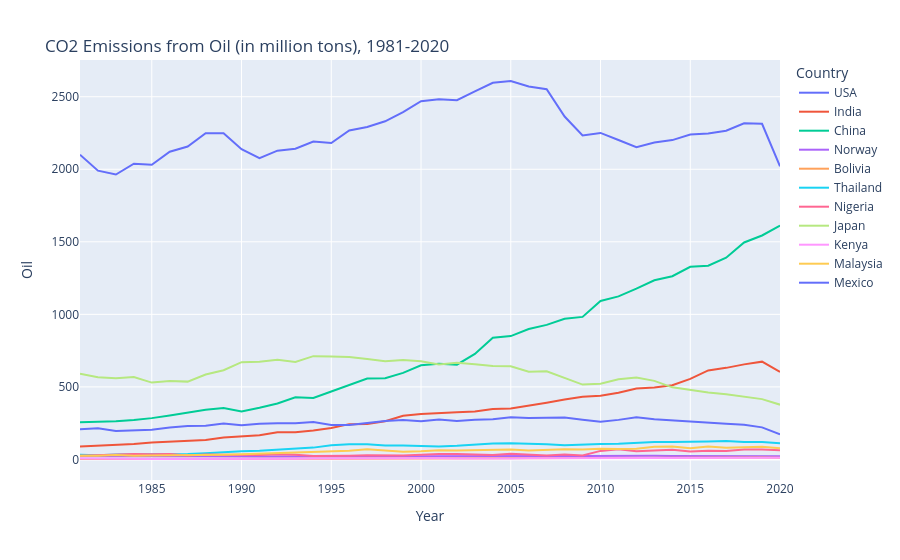

Here is the notebook cell this chart was saved with:
### Code cell
fig=px.line(data_subset, x='Year', y='Oil', color='Country')

fig.update_layout(
    title_text='<br>CO2 Emissions from Oil (in million tons), 1981-2020',
    annotations = [dict(
        x=0.5,
        y=-0.3,    
        xref='paper',
        yref='paper',
        text='',
        showarrow = False
    )]
)

fig.show()

### Figure 1 — Plotly figure (JSON) as saved in the notebook; plotly's stock layout.template omitted (floating-point values rounded to 4 significant figures)
{"data": [{"hovertemplate": "Country=USA<br>Year=%{x}<br>Oil=%{y}<extra></extra>", "legendgroup": "USA", "line": {"color": "#636efa", "dash": "solid"}, "marker": {"symbol": "circle"}, "mode": "lines", "name": "USA", "orientation": "v", "showlegend": true, "type": "scatter", "x": [1981, 1982, 1983, 1984, 1985, 1986, 1987, 1988, 1989, 1990, 1991, 1992, 1993, 1994, 1995, 1996, 1997, 1998, 1999, 2000, 2001, 2002, 2003, 2004, 2005, 2006, 2007, 2008, 2009, 2010, 2011, 2012, 2013, 2014, 2015, 2016, 2017, 2018, 2019, 2020], "xaxis": "x", "y": [2100.0, 1990.0, 1964.0, 2039.0, 2031.0, 2121.0, 2156.0, 2249.0, 2249.0, 2138.0, 2076.0, 2128.0, 2141.0, 2191.0, 2181.0, 2268.0, 2291.0, 2331.0, 2394.0, 2469.0, 2482.0, 2477.0, 2537.0, 2596.0, 2608.0, 2571.0, 2552.0, 2364.0, 2233.0, 2251.0, 2202.0, 2152.0, 2184.0, 2201.0, 2239.0, 2247.0, 2265.0, 2317.0, 2313.0, 2021.0], "yaxis": "y"}, {"hovertemplate": "Country=India<br>Year=%{x}<br>Oil=%{y}<extra></extra>", "legendgroup": "India", "line": {"color": "#EF553B", "dash": "solid"}, "marker": {"symbol": "circle"}, "mode": "lines", "name": "India", "orientation": "v", "showlegend": true, "type": "scatter", "x": [1981, 1982, 1983, 1984, 1985, 1986, 1987, 1988, 1989, 1990, 1991, 1992, 1993, 1994, 1995, 1996, 1997, 1998, 1999, 2000, 2001, 2002, 2003, 2004, 2005, 2006, 2007, 2008, 2009, 2010, 2011, 2012, 2013, 2014, 2015, 2016, 2017, 2018, 2019, 2020], "xaxis": "x", "y": [89.71, 94.41, 99.17, 106.1, 116.8, 121.9, 127.7, 133.6, 150.7, 158.2, 166.4, 188.1, 186.9, 199.0, 216.3, 243.2, 244.2, 262.9, 300.5, 312.3, 316.1, 324.6, 329.9, 347.5, 351.6, 368.9, 391.0, 412.3, 431.6, 438.4, 458.9, 488.6, 495.6, 511.2, 554.8, 613.2, 631.1, 655.2, 674.0, 602.7], "yaxis": "y"}, {"hovertemplate": "Country=China<br>Year=%{x}<br>Oil=%{y}<extra></extra>", "legendgroup": "China", "line": {"color": "#00cc96", "dash": "solid"}, "marker": {"symbol": "circle"}, "mode": "lines", "name": "China", "orientation": "v", "showlegend": true, "type": "scatter", "x": [1981, 1982, 1983, 1984, 1985, 1986, 1987, 1988, 1989, 1990, 1991, 1992, 1993, 1994, 1995, 1996, 1997, 1998, 1999, 2000, 2001, 2002, 2003, 2004, 2005, 2006, 2007, 2008, 2009, 2010, 2011, 2012, 2013, 2014, 2015, 2016, 2017, 2018, 2019, 2020], "xaxis": "x", "y": [256.4, 257.8, 263.8, 271.5, 284.6, 303.1, 321.5, 343.1, 354.4, 330.3, 356.0, 385.8, 428.5, 423.7, 468.2, 510.6, 558.0, 559.3, 596.8, 648.7, 659.3, 653.1, 727.1, 839.1, 850.2, 898.5, 927.4, 970.1, 982.3, 1093.0, 1124.0, 1177.0, 1235.0, 1263.0, 1328.0, 1335.0, 1391.0, 1495.0, 1544.0, 1612.0], "yaxis": "y"}, {"hovertemplate": "Country=Norway<br>Year=%{x}<br>Oil=%{y}<extra></extra>", "legendgroup": "Norway", "line": {"color": "#ab63fa", "dash": "solid"}, "marker": {"symbol": "circle"}, "mode": "lines", "name": "Norway", "orientation": "v", "showlegend": true, "type": "scatter", "x": [1981, 1982, 1983, 1984, 1985, 1986, 1987, 1988, 1989, 1990, 1991, 1992, 1993, 1994, 1995, 1996, 1997, 1998, 1999, 2000, 2001, 2002, 2003, 2004, 2005, 2006, 2007, 2008, 2009, 2010, 2011, 2012, 2013, 2014, 2015, 2016, 2017, 2018, 2019, 2020], "xaxis": "x", "y": [21.95, 21.13, 21.67, 22.76, 21.54, 22.93, 21.51, 22.04, 20.19, 20.42, 19.69, 19.99, 20.41, 21.16, 21.63, 23.72, 23.35, 23.73, 24.32, 22.15, 23.09, 23.06, 24.04, 23.75, 23.44, 24.55, 24.42, 23.83, 23.19, 24.55, 24.14, 23.9, 24.44, 24.24, 23.91, 23.48, 22.73, 23.29, 22.29, 21.11], "yaxis": "y"}, {"hovertemplate": "Country=Bolivia<br>Year=%{x}<br>Oil=%{y}<extra></extra>", "legendgroup": "Bolivia", "line": {"color": "#FFA15A", "dash": "solid"}, "marker": {"symbol": "circle"}, "mode": "lines", "name": "Bolivia", "orientation": "v", "showlegend": true, "type": "scatter", "x": [1981, 1982, 1983, 1984, 1985, 1986, 1987, 1988, 1989, 1990, 1991, 1992, 1993, 1994, 1995, 1996, 1997, 1998, 1999, 2000, 2001, 2002, 2003, 2004, 2005, 2006, 2007, 2008, 2009, 2010, 2011, 2012, 2013, 2014, 2015, 2016, 2017, 2018, 2019, 2020], "xaxis": "x", "y": [3.565, 3.211, 3.166, 3.084, 3.125, 2.876, 2.939, 2.95, 3.056, 3.265, 3.283, 3.408, 3.697, 4.175, 5.023, 5.474, 5.789, 6.595, 6.035, 4.946, 5.078, 4.932, 6.057, 6.097, 6.614, 6.484, 7.178, 7.542, 7.669, 8.156, 8.953, 9.548, 10.35, 11.06, 11.53, 12.04, 12.75, 12.89, 12.92, 11.4], "yaxis": "y"}, {"hovertemplate": "Country=Thailand<br>Year=%{x}<br>Oil=%{y}<extra></extra>", "legendgroup": "Thailand", "line": {"color": "#19d3f3", "dash": "solid"}, "marker": {"symbol": "circle"}, "mode": "lines", "name": "Thailand", "orientation": "v", "showlegend": true, "type": "scatter", "x": [1981, 1982, 1983, 1984, 1985, 1986, 1987, 1988, 1989, 1990, 1991, 1992, 1993, 1994, 1995, 1996, 1997, 1998, 1999, 2000, 2001, 2002, 2003, 2004, 2005, 2006, 2007, 2008, 2009, 2010, 2011, 2012, 2013, 2014, 2015, 2016, 2017, 2018, 2019, 2020], "xaxis": "x", "y": [32.49, 29.56, 33.4, 34.61, 33.03, 34.2, 38.05, 42.63, 51.16, 55.53, 59.65, 65.21, 74.69, 81.3, 97.13, 104.8, 104.8, 95.32, 95.52, 92.42, 88.7, 93.74, 101.4, 109.9, 111.8, 109.7, 105.3, 97.15, 103.5, 106.2, 107.4, 113.3, 119.8, 120.0, 119.5, 123.1, 126.7, 119.2, 119.8, 111.5], "yaxis": "y"}, {"hovertemplate": "Country=Nigeria<br>Year=%{x}<br>Oil=%{y}<extra></extra>", "legendgroup": "Nigeria", "line": {"color": "#FF6692", "dash": "solid"}, "marker": {"symbol": "circle"}, "mode": "lines", "name": "Nigeria", "orientation": "v", "showlegend": true, "type": "scatter", "x": [1981, 1982, 1983, 1984, 1985, 1986, 1987, 1988, 1989, 1990, 1991, 1992, 1993, 1994, 1995, 1996, 1997, 1998, 1999, 2000, 2001, 2002, 2003, 2004, 2005, 2006, 2007, 2008, 2009, 2010, 2011, 2012, 2013, 2014, 2015, 2016, 2017, 2018, 2019, 2020], "xaxis": "x", "y": [24.96, 29.11, 29.45, 37.73, 35.5, 38.12, 26.91, 33.2, 32.58, 29.78, 31.18, 35.1, 33.01, 23.53, 22.24, 25.53, 29.29, 25.59, 26.92, 31.54, 37.2, 37.57, 34.2, 30.85, 39.79, 31.98, 27.26, 33.5, 27.25, 58.74, 69.44, 55.86, 62.27, 66.62, 54.12, 60.56, 58.49, 68.11, 68.68, 62.72], "yaxis": "y"}, {"hovertemplate": "Country=Japan<br>Year=%{x}<br>Oil=%{y}<extra></extra>", "legendgroup": "Japan", "line": {"color": "#B6E880", "dash": "solid"}, "marker": {"symbol": "circle"}, "mode": "lines", "name": "Japan", "orientation": "v", "showlegend": true, "type": "scatter", "x": [1981, 1982, 1983, 1984, 1985, 1986, 1987, 1988, 1989, 1990, 1991, 1992, 1993, 1994, 1995, 1996, 1997, 1998, 1999, 2000, 2001, 2002, 2003, 2004, 2005, 2006, 2007, 2008, 2009, 2010, 2011, 2012, 2013, 2014, 2015, 2016, 2017, 2018, 2019, 2020], "xaxis": "x", "y": [590.6, 566.8, 559.6, 568.1, 529.5, 540.4, 536.2, 584.9, 615.2, 670.6, 673.0, 686.5, 671.9, 711.9, 709.2, 706.1, 691.9, 676.1, 685.5, 676.3, 654.6, 665.6, 655.7, 644.6, 641.7, 604.9, 607.5, 562.9, 515.9, 521.7, 552.3, 564.2, 541.4, 496.8, 476.4, 460.9, 448.8, 432.7, 415.7, 377.4], "yaxis": "y"}, {"hovertemplate": "Country=Kenya<br>Year=%{x}<br>Oil=%{y}<extra></extra>", "legendgroup": "Kenya", "line": {"color": "#FF97FF", "dash": "solid"}, "marker": {"symbol": "circle"}, "mode": "lines", "name": "Kenya", "orientation": "v", "showlegend": true, "type": "scatter", "x": [1981, 1982, 1983, 1984, 1985, 1986, 1987, 1988, 1989, 1990, 1991, 1992, 1993, 1994, 1995, 1996, 1997, 1998, 1999, 2000, 2001, 2002, 2003, 2004, 2005, 2006, 2007, 2008, 2009, 2010, 2011, 2012, 2013, 2014, 2015, 2016, 2017, 2018, 2019, 2020], "xaxis": "x", "y": [5.635, 3.953, 3.775, 3.422, 3.114, 3.279, 4.266, 3.866, 4.232, 4.664, 3.774, 4.364, 5.284, 5.536, 6.398, 8.064, 7.262, 9.12, 9.252, 9.662, 8.53, 6.969, 5.679, 6.441, 7.164, 8.039, 8.156, 8.413, 10.32, 9.688, 10.2, 9.285, 9.797, 10.25, 12.52, 13.25, 12.71, 13.99, 14.6, 12.34], "yaxis": "y"}, {"hovertemplate": "Country=Malaysia<br>Year=%{x}<br>Oil=%{y}<extra></extra>", "legendgroup": "Malaysia", "line": {"color": "#FECB52", "dash": "solid"}, "marker": {"symbol": "circle"}, "mode": "lines", "name": "Malaysia", "orientation": "v", "showlegend": true, "type": "scatter", "x": [1981, 1982, 1983, 1984, 1985, 1986, 1987, 1988, 1989, 1990, 1991, 1992, 1993, 1994, 1995, 1996, 1997, 1998, 1999, 2000, 2001, 2002, 2003, 2004, 2005, 2006, 2007, 2008, 2009, 2010, 2011, 2012, 2013, 2014, 2015, 2016, 2017, 2018, 2019, 2020], "xaxis": "x", "y": [26.13, 25.33, 30.54, 25.69, 27.7, 27.97, 28.06, 30.44, 32.35, 35.71, 39.78, 44.18, 50.29, 52.79, 55.89, 59.04, 69.24, 59.7, 52.82, 56.15, 63.48, 60.71, 62.22, 67.62, 68.8, 62.32, 68.83, 70.21, 68.61, 73.38, 71.75, 74.28, 87.21, 88.72, 76.19, 88.37, 81.27, 82.89, 87.24, 77.12], "yaxis": "y"}, {"hovertemplate": "Country=Mexico<br>Year=%{x}<br>Oil=%{y}<extra></extra>", "legendgroup": "Mexico", "line": {"color": "#636efa", "dash": "solid"}, "marker": {"symbol": "circle"}, "mode": "lines", "name": "Mexico", "orientation": "v", "showlegend": true, "type": "scatter", "x": [1981, 1982, 1983, 1984, 1985, 1986, 1987, 1988, 1989, 1990, 1991, 1992, 1993, 1994, 1995, 1996, 1997, 1998, 1999, 2000, 2001, 2002, 2003, 2004, 2005, 2006, 2007, 2008, 2009, 2010, 2011, 2012, 2013, 2014, 2015, 2016, 2017, 2018, 2019, 2020], "xaxis": "x", "y": [207.6, 215.6, 195.7, 197.9, 204.2, 219.6, 230.8, 232.3, 247.7, 235.6, 246.5, 248.7, 249.8, 258.1, 237.2, 236.8, 252.2, 264.3, 271.4, 263.9, 275.6, 265.4, 273.2, 276.7, 291.1, 284.7, 286.6, 288.4, 272.7, 259.7, 272.5, 290.2, 277.7, 269.3, 258.9, 251.6, 245.8, 239.3, 220.9, 172.2], "yaxis": "y"}], "layout": {"annotations": [{"showarrow": false, "text": "", "x": 0.5, "xref": "paper", "y": -0.3, "yref": "paper"}], "autosize": true, "legend": {"title": {"text": "Country"}, "tracegroupgap": 0}, "margin": {"t": 60}, "title": {"text": "<br>CO2 Emissions from Oil (in million tons), 1981-2020"}, "xaxis": {"anchor": "y", "autorange": true, "domain": [0, 1], "range": [1981, 2020], "title": {"text": "Year"}, "type": "linear"}, "yaxis": {"anchor": "x", "autorange": true, "domain": [0, 1], "range": [-141.9, 2753.0], "title": {"text": "Oil"}, "type": "linear"}}}
